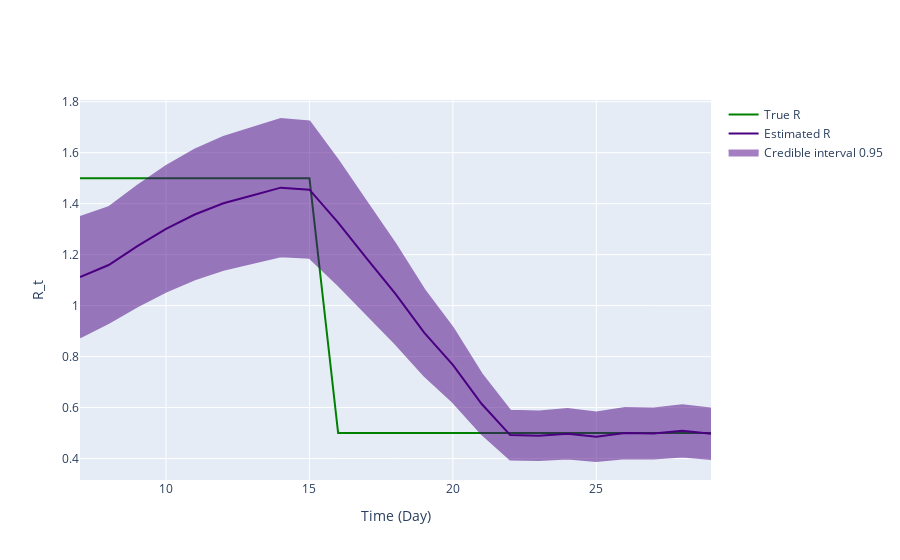

The notebook cell saved with this chart:
### Code cell
fig = ReproductionNumberPlot()

fig.add_ground_truth_rt(ground_truth)
fig.add_interval_rt(interval2)

fig.update_labels(time_label='Time (Day)', r_label='R_t')

fig.show_figure()

### Figure 1 — Plotly figure (JSON) as saved in the notebook; plotly's stock layout.template omitted (floating-point values rounded to 4 significant figures)
{"data": [{"line": {"color": "green"}, "mode": "lines", "name": "True R", "type": "scatter", "x": [7, 8, 9, 10, 11, 12, 13, 14, 15, 16, 17, 18, 19, 20, 21, 22, 23, 24, 25, 26, 27, 28, 29], "y": [1.5, 1.5, 1.5, 1.5, 1.5, 1.5, 1.5, 1.5, 1.5, 0.5, 0.5, 0.5, 0.5, 0.5, 0.5, 0.5, 0.5, 0.5, 0.5, 0.5, 0.5, 0.5, 0.5]}, {"line": {"color": "indigo"}, "mode": "lines", "name": "Estimated R", "type": "scatter", "x": [7, 8, 9, 10, 11, 12, 13, 14, 15, 16, 17, 18, 19, 20, 21, 22, 23, 24, 25, 26, 27, 28, 29], "y": [1.112, 1.159, 1.233, 1.301, 1.357, 1.402, 1.432, 1.463, 1.455, 1.325, 1.185, 1.046, 0.8943, 0.7675, 0.6147, 0.492, 0.489, 0.4973, 0.4855, 0.4997, 0.498, 0.5086, 0.4974]}, {"fill": "toself", "fillcolor": "indigo", "line": {"color": "indigo"}, "mode": "lines", "name": "Credible interval 0.95", "opacity": 0.5, "type": "scatter", "x": [7, 8, 9, 10, 11, 12, 13, 14, 15, 16, 17, 18, 19, 20, 21, 22, 23, 24, 25, 26, 27, 28, 29, 29, 28, 27, 26, 25, 24, 23, 22, 21, 20, 19, 18, 17, 16, 15, 14, 13, 12, 11, 10, 9, 8, 7], "y": [1.347, 1.386, 1.47, 1.547, 1.612, 1.662, 1.697, 1.732, 1.722, 1.57, 1.405, 1.242, 1.063, 0.9132, 0.7327, 0.5876, 0.5842, 0.5942, 0.5807, 0.5979, 0.5963, 0.6092, 0.5963, 0.3984, 0.4079, 0.3997, 0.4015, 0.3903, 0.4003, 0.3938, 0.3965, 0.4968, 0.6218, 0.7257, 0.8505, 0.9645, 1.081, 1.188, 1.193, 1.167, 1.141, 1.103, 1.055, 0.9968, 0.9327, 0.8759]}], "layout": {"hovermode": "x unified", "xaxis": {"title": {"text": "Time (Day)"}}, "yaxis": {"title": {"text": "R_t"}}}}
